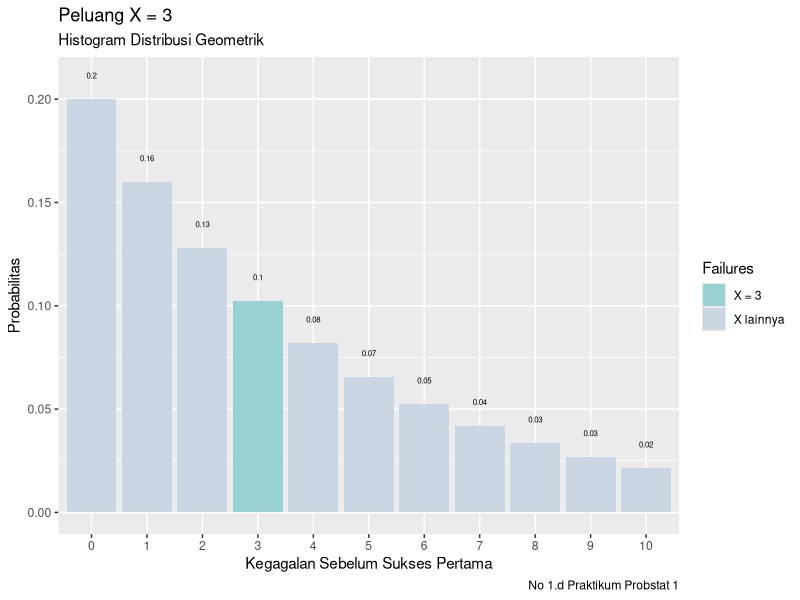

This chart was generated by the following R code:
# ________________________________________________________________________________________________________________________________
# 1a
x <- 3
p <- 0.2
res <- dgeom(x,p,log = FALSE)
cat(sprintf("No 1.a -> %f", res))

# ________________________________________________________________________________________________________________________________
# 1b

# agar hasil dapat di re-produce
set.seed(0) 

n <- 10000
p <- 0.2
x <- 3
res <- mean(rgeom(n,p) == x)
cat(sprintf("No 1.b -> %f", res))

# ________________________________________________________________________________________________________________________________
# 1c
# Bandingkan Hasil poin a dan b , apa kesimpulan yang bisa didapatkan?
# Perbedaan pada hasil poin a dan poin b yaitu pada hasilnya. 
# Pada poin a, dilakukan distribusi geometrik yang tetap sehingga hasilnya selalu akan bernilai sama
# sedangkan pada poin b, distribusi geometrik dilakukan secara acak sehingga hasilnya akan berbeda-beda setiap kali di-run

# ________________________________________________________________________________________________________________________________
# 1d

library(dplyr)
library(ggplot2)

banyak_data <- 10

p <- 0.2
n <- 3
prob <- dgeom(x = 0:banyak_data, p)


data.frame(x = 0:banyak_data, prob) %>%
  mutate(Failures = ifelse(x == n, "X = 3", "X lainnya")) %>%
  ggplot(aes(x = factor(x), y = prob, fill = Failures)) +
  scale_fill_manual(values = c("#98d1d1","#cbd6e4")) +
  geom_col() +
  geom_text(
    aes(label = round(prob,2), y = prob + 0.01),
    position = position_dodge(0.9),
    size = 2,
    vjust = 0
  ) +
  labs(
    title = "Peluang X = 3 ",
    subtitle = "Histogram Distribusi Geometrik",
    caption = "No 1.d Praktikum Probstat 1",
    x = "Kegagalan Sebelum Sukses Pertama",
    y = "Probabilitas"
  ) 

# ________________________________________________________________________________________________________________________________
# 1e

p <- 0.2
n <- 3
cat(sprintf("No 1.e rataan -> %f", n/p))

cat(sprintf("No 1.e varian -> %f", (n-p)/("^"(p, 2))))